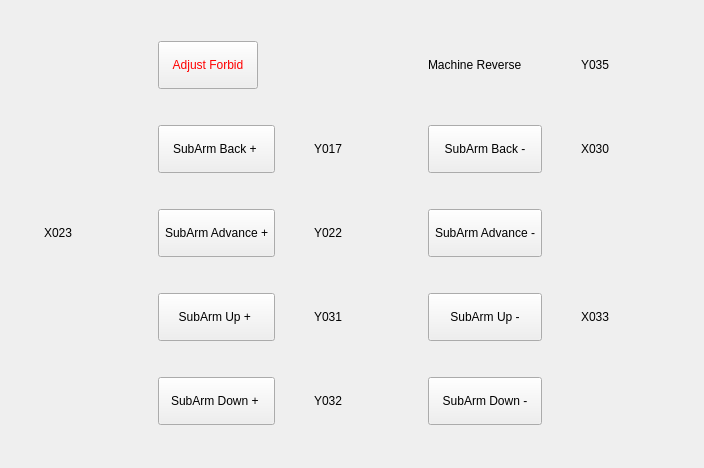
<?xml version="1.0" encoding="UTF-8"?>
<ui version="4.0">
 <class>HCManualAdjustFrame</class>
 <widget class="QWidget" name="HCManualAdjustFrame">
  <property name="geometry">
   <rect>
    <x>0</x>
    <y>0</y>
    <width>704</width>
    <height>468</height>
   </rect>
  </property>
  <property name="windowTitle">
   <string>Form</string>
  </property>
  <property name="styleSheet">
   <string notr="true">QMessageBox QAbstractButton
{
    min-width: 90px;
	min-height:30px;
}
</string>
  </property>
  <layout class="QGridLayout" name="gridLayout">
   <item row="2" column="3">
    <widget class="QLabel" name="label_y022_2">
     <property name="sizePolicy">
      <sizepolicy hsizetype="Fixed" vsizetype="Fixed">
       <horstretch>0</horstretch>
       <verstretch>0</verstretch>
      </sizepolicy>
     </property>
     <property name="layoutDirection">
      <enum>Qt::RightToLeft</enum>
     </property>
     <property name="text">
      <string>Y022</string>
     </property>
    </widget>
   </item>
   <item row="2" column="4">
    <widget class="QLabel" name="y022Status">
     <property name="sizePolicy">
      <sizepolicy hsizetype="Fixed" vsizetype="Fixed">
       <horstretch>0</horstretch>
       <verstretch>0</verstretch>
      </sizepolicy>
     </property>
     <property name="maximumSize">
      <size>
       <width>16777215</width>
       <height>100</height>
      </size>
     </property>
     <property name="layoutDirection">
      <enum>Qt::LeftToRight</enum>
     </property>
     <property name="text">
      <string/>
     </property>
     <property name="pixmap">
      <pixmap resource="../custom_widgets/iciomonitor/iciomonitor.qrc">:/resource/ledgray(16).png</pixmap>
     </property>
     <property name="alignment">
      <set>Qt::AlignCenter</set>
     </property>
    </widget>
   </item>
   <item row="4" column="2">
    <widget class="QToolButton" name="subArmUpButton1">
     <property name="sizePolicy">
      <sizepolicy hsizetype="Preferred" vsizetype="Preferred">
       <horstretch>0</horstretch>
       <verstretch>0</verstretch>
      </sizepolicy>
     </property>
     <property name="minimumSize">
      <size>
       <width>100</width>
       <height>48</height>
      </size>
     </property>
     <property name="maximumSize">
      <size>
       <width>146</width>
       <height>16777215</height>
      </size>
     </property>
     <property name="text">
      <string>SubArm Up + </string>
     </property>
     <property name="autoRepeat">
      <bool>true</bool>
     </property>
     <property name="autoRepeatDelay">
      <number>100</number>
     </property>
    </widget>
   </item>
   <item row="5" column="2">
    <widget class="QToolButton" name="subArmDownButton1">
     <property name="sizePolicy">
      <sizepolicy hsizetype="Preferred" vsizetype="Preferred">
       <horstretch>0</horstretch>
       <verstretch>0</verstretch>
      </sizepolicy>
     </property>
     <property name="minimumSize">
      <size>
       <width>100</width>
       <height>48</height>
      </size>
     </property>
     <property name="maximumSize">
      <size>
       <width>146</width>
       <height>16777215</height>
      </size>
     </property>
     <property name="text">
      <string>SubArm Down + </string>
     </property>
     <property name="autoRepeat">
      <bool>true</bool>
     </property>
     <property name="autoRepeatDelay">
      <number>100</number>
     </property>
    </widget>
   </item>
   <item row="2" column="5">
    <widget class="QToolButton" name="subArmAdvanceButton2">
     <property name="sizePolicy">
      <sizepolicy hsizetype="Preferred" vsizetype="Preferred">
       <horstretch>0</horstretch>
       <verstretch>0</verstretch>
      </sizepolicy>
     </property>
     <property name="minimumSize">
      <size>
       <width>100</width>
       <height>48</height>
      </size>
     </property>
     <property name="maximumSize">
      <size>
       <width>146</width>
       <height>16777215</height>
      </size>
     </property>
     <property name="text">
      <string>SubArm Advance -</string>
     </property>
     <property name="autoRepeat">
      <bool>true</bool>
     </property>
     <property name="autoRepeatDelay">
      <number>100</number>
     </property>
    </widget>
   </item>
   <item row="0" column="5">
    <widget class="QLabel" name="label_reverse">
     <property name="sizePolicy">
      <sizepolicy hsizetype="Preferred" vsizetype="Preferred">
       <horstretch>0</horstretch>
       <verstretch>0</verstretch>
      </sizepolicy>
     </property>
     <property name="minimumSize">
      <size>
       <width>60</width>
       <height>48</height>
      </size>
     </property>
     <property name="maximumSize">
      <size>
       <width>100</width>
       <height>48</height>
      </size>
     </property>
     <property name="text">
      <string>Machine Reverse</string>
     </property>
    </widget>
   </item>
   <item row="0" column="2">
    <widget class="QToolButton" name="AdjustForbidButton">
     <property name="minimumSize">
      <size>
       <width>100</width>
       <height>48</height>
      </size>
     </property>
     <property name="maximumSize">
      <size>
       <width>100</width>
       <height>16777215</height>
      </size>
     </property>
     <property name="styleSheet">
      <string notr="true">color:red</string>
     </property>
     <property name="text">
      <string>Adjust Forbid</string>
     </property>
     <property name="autoRepeat">
      <bool>true</bool>
     </property>
     <property name="autoRepeatDelay">
      <number>100</number>
     </property>
    </widget>
   </item>
   <item row="4" column="4">
    <widget class="QLabel" name="y031Status">
     <property name="sizePolicy">
      <sizepolicy hsizetype="Fixed" vsizetype="Fixed">
       <horstretch>0</horstretch>
       <verstretch>0</verstretch>
      </sizepolicy>
     </property>
     <property name="maximumSize">
      <size>
       <width>16777215</width>
       <height>100</height>
      </size>
     </property>
     <property name="layoutDirection">
      <enum>Qt::LeftToRight</enum>
     </property>
     <property name="text">
      <string/>
     </property>
     <property name="pixmap">
      <pixmap resource="../custom_widgets/iciomonitor/iciomonitor.qrc">:/resource/ledgray(16).png</pixmap>
     </property>
     <property name="alignment">
      <set>Qt::AlignCenter</set>
     </property>
    </widget>
   </item>
   <item row="4" column="5">
    <widget class="QToolButton" name="subArmUpButton2">
     <property name="sizePolicy">
      <sizepolicy hsizetype="Preferred" vsizetype="Preferred">
       <horstretch>0</horstretch>
       <verstretch>0</verstretch>
      </sizepolicy>
     </property>
     <property name="minimumSize">
      <size>
       <width>100</width>
       <height>48</height>
      </size>
     </property>
     <property name="maximumSize">
      <size>
       <width>146</width>
       <height>16777215</height>
      </size>
     </property>
     <property name="text">
      <string>SubArm Up -</string>
     </property>
     <property name="autoRepeat">
      <bool>true</bool>
     </property>
     <property name="autoRepeatDelay">
      <number>100</number>
     </property>
    </widget>
   </item>
   <item row="5" column="5">
    <widget class="QToolButton" name="subArmDownButton2">
     <property name="sizePolicy">
      <sizepolicy hsizetype="Preferred" vsizetype="Preferred">
       <horstretch>0</horstretch>
       <verstretch>0</verstretch>
      </sizepolicy>
     </property>
     <property name="minimumSize">
      <size>
       <width>100</width>
       <height>48</height>
      </size>
     </property>
     <property name="maximumSize">
      <size>
       <width>146</width>
       <height>16777215</height>
      </size>
     </property>
     <property name="text">
      <string>SubArm Down -</string>
     </property>
     <property name="autoRepeat">
      <bool>true</bool>
     </property>
     <property name="autoRepeatDelay">
      <number>100</number>
     </property>
    </widget>
   </item>
   <item row="4" column="3">
    <widget class="QLabel" name="label_y031">
     <property name="sizePolicy">
      <sizepolicy hsizetype="Fixed" vsizetype="Fixed">
       <horstretch>0</horstretch>
       <verstretch>0</verstretch>
      </sizepolicy>
     </property>
     <property name="layoutDirection">
      <enum>Qt::RightToLeft</enum>
     </property>
     <property name="text">
      <string>Y031</string>
     </property>
    </widget>
   </item>
   <item row="5" column="4">
    <widget class="QLabel" name="y032Status">
     <property name="sizePolicy">
      <sizepolicy hsizetype="Fixed" vsizetype="Fixed">
       <horstretch>0</horstretch>
       <verstretch>0</verstretch>
      </sizepolicy>
     </property>
     <property name="maximumSize">
      <size>
       <width>16777215</width>
       <height>100</height>
      </size>
     </property>
     <property name="layoutDirection">
      <enum>Qt::LeftToRight</enum>
     </property>
     <property name="text">
      <string/>
     </property>
     <property name="pixmap">
      <pixmap resource="../custom_widgets/iciomonitor/iciomonitor.qrc">:/resource/ledgray(16).png</pixmap>
     </property>
     <property name="alignment">
      <set>Qt::AlignCenter</set>
     </property>
    </widget>
   </item>
   <item row="5" column="3">
    <widget class="QLabel" name="label_y032">
     <property name="sizePolicy">
      <sizepolicy hsizetype="Fixed" vsizetype="Fixed">
       <horstretch>0</horstretch>
       <verstretch>0</verstretch>
      </sizepolicy>
     </property>
     <property name="layoutDirection">
      <enum>Qt::RightToLeft</enum>
     </property>
     <property name="text">
      <string>Y032</string>
     </property>
    </widget>
   </item>
   <item row="0" column="6">
    <widget class="QLabel" name="label_y035">
     <property name="sizePolicy">
      <sizepolicy hsizetype="Fixed" vsizetype="Fixed">
       <horstretch>0</horstretch>
       <verstretch>0</verstretch>
      </sizepolicy>
     </property>
     <property name="layoutDirection">
      <enum>Qt::RightToLeft</enum>
     </property>
     <property name="text">
      <string>Y035</string>
     </property>
    </widget>
   </item>
   <item row="0" column="7">
    <widget class="QLabel" name="y035Status">
     <property name="sizePolicy">
      <sizepolicy hsizetype="Fixed" vsizetype="Fixed">
       <horstretch>0</horstretch>
       <verstretch>0</verstretch>
      </sizepolicy>
     </property>
     <property name="maximumSize">
      <size>
       <width>16777215</width>
       <height>100</height>
      </size>
     </property>
     <property name="layoutDirection">
      <enum>Qt::LeftToRight</enum>
     </property>
     <property name="text">
      <string/>
     </property>
     <property name="pixmap">
      <pixmap resource="../custom_widgets/iciomonitor/iciomonitor.qrc">:/resource/ledgray(16).png</pixmap>
     </property>
     <property name="alignment">
      <set>Qt::AlignCenter</set>
     </property>
    </widget>
   </item>
   <item row="4" column="7">
    <widget class="QLabel" name="x033Status">
     <property name="sizePolicy">
      <sizepolicy hsizetype="Fixed" vsizetype="Fixed">
       <horstretch>0</horstretch>
       <verstretch>0</verstretch>
      </sizepolicy>
     </property>
     <property name="maximumSize">
      <size>
       <width>16777215</width>
       <height>100</height>
      </size>
     </property>
     <property name="layoutDirection">
      <enum>Qt::LeftToRight</enum>
     </property>
     <property name="text">
      <string/>
     </property>
     <property name="pixmap">
      <pixmap resource="../custom_widgets/iciomonitor/iciomonitor.qrc">:/resource/ledgray(16).png</pixmap>
     </property>
     <property name="alignment">
      <set>Qt::AlignCenter</set>
     </property>
    </widget>
   </item>
   <item row="4" column="6">
    <widget class="QLabel" name="label_x033">
     <property name="sizePolicy">
      <sizepolicy hsizetype="Fixed" vsizetype="Fixed">
       <horstretch>0</horstretch>
       <verstretch>0</verstretch>
      </sizepolicy>
     </property>
     <property name="layoutDirection">
      <enum>Qt::RightToLeft</enum>
     </property>
     <property name="text">
      <string>X033</string>
     </property>
    </widget>
   </item>
   <item row="2" column="2">
    <widget class="QToolButton" name="subArmAdvanceButton1">
     <property name="sizePolicy">
      <sizepolicy hsizetype="Preferred" vsizetype="Preferred">
       <horstretch>0</horstretch>
       <verstretch>0</verstretch>
      </sizepolicy>
     </property>
     <property name="minimumSize">
      <size>
       <width>100</width>
       <height>48</height>
      </size>
     </property>
     <property name="maximumSize">
      <size>
       <width>146</width>
       <height>16777215</height>
      </size>
     </property>
     <property name="text">
      <string>SubArm Advance +</string>
     </property>
     <property name="autoRepeat">
      <bool>true</bool>
     </property>
     <property name="autoRepeatDelay">
      <number>100</number>
     </property>
    </widget>
   </item>
   <item row="1" column="2">
    <widget class="QToolButton" name="subArmBackButton1">
     <property name="sizePolicy">
      <sizepolicy hsizetype="Preferred" vsizetype="Preferred">
       <horstretch>0</horstretch>
       <verstretch>0</verstretch>
      </sizepolicy>
     </property>
     <property name="minimumSize">
      <size>
       <width>100</width>
       <height>48</height>
      </size>
     </property>
     <property name="maximumSize">
      <size>
       <width>146</width>
       <height>16777215</height>
      </size>
     </property>
     <property name="text">
      <string>SubArm Back + </string>
     </property>
     <property name="autoRepeat">
      <bool>true</bool>
     </property>
     <property name="autoRepeatDelay">
      <number>100</number>
     </property>
    </widget>
   </item>
   <item row="1" column="5">
    <widget class="QToolButton" name="subArmBackButton2">
     <property name="sizePolicy">
      <sizepolicy hsizetype="Preferred" vsizetype="Preferred">
       <horstretch>0</horstretch>
       <verstretch>0</verstretch>
      </sizepolicy>
     </property>
     <property name="minimumSize">
      <size>
       <width>100</width>
       <height>48</height>
      </size>
     </property>
     <property name="maximumSize">
      <size>
       <width>146</width>
       <height>16777215</height>
      </size>
     </property>
     <property name="text">
      <string>SubArm Back -</string>
     </property>
     <property name="autoRepeat">
      <bool>true</bool>
     </property>
     <property name="autoRepeatDelay">
      <number>100</number>
     </property>
    </widget>
   </item>
   <item row="1" column="4">
    <widget class="QLabel" name="y017Status">
     <property name="sizePolicy">
      <sizepolicy hsizetype="Fixed" vsizetype="Fixed">
       <horstretch>0</horstretch>
       <verstretch>0</verstretch>
      </sizepolicy>
     </property>
     <property name="maximumSize">
      <size>
       <width>16777215</width>
       <height>100</height>
      </size>
     </property>
     <property name="layoutDirection">
      <enum>Qt::LeftToRight</enum>
     </property>
     <property name="text">
      <string/>
     </property>
     <property name="pixmap">
      <pixmap resource="../custom_widgets/iciomonitor/iciomonitor.qrc">:/resource/ledgray(16).png</pixmap>
     </property>
     <property name="alignment">
      <set>Qt::AlignCenter</set>
     </property>
    </widget>
   </item>
   <item row="1" column="3">
    <widget class="QLabel" name="label_y017">
     <property name="sizePolicy">
      <sizepolicy hsizetype="Fixed" vsizetype="Fixed">
       <horstretch>0</horstretch>
       <verstretch>0</verstretch>
      </sizepolicy>
     </property>
     <property name="layoutDirection">
      <enum>Qt::RightToLeft</enum>
     </property>
     <property name="text">
      <string>Y017</string>
     </property>
    </widget>
   </item>
   <item row="1" column="7">
    <widget class="QLabel" name="x030Status">
     <property name="sizePolicy">
      <sizepolicy hsizetype="Fixed" vsizetype="Fixed">
       <horstretch>0</horstretch>
       <verstretch>0</verstretch>
      </sizepolicy>
     </property>
     <property name="maximumSize">
      <size>
       <width>16777215</width>
       <height>100</height>
      </size>
     </property>
     <property name="layoutDirection">
      <enum>Qt::LeftToRight</enum>
     </property>
     <property name="text">
      <string/>
     </property>
     <property name="pixmap">
      <pixmap resource="../custom_widgets/iciomonitor/iciomonitor.qrc">:/resource/ledgray(16).png</pixmap>
     </property>
     <property name="alignment">
      <set>Qt::AlignCenter</set>
     </property>
    </widget>
   </item>
   <item row="1" column="6">
    <widget class="QLabel" name="label_x030">
     <property name="sizePolicy">
      <sizepolicy hsizetype="Fixed" vsizetype="Fixed">
       <horstretch>0</horstretch>
       <verstretch>0</verstretch>
      </sizepolicy>
     </property>
     <property name="layoutDirection">
      <enum>Qt::RightToLeft</enum>
     </property>
     <property name="text">
      <string>X030</string>
     </property>
    </widget>
   </item>
   <item row="2" column="1">
    <widget class="QLabel" name="x023Status">
     <property name="sizePolicy">
      <sizepolicy hsizetype="Fixed" vsizetype="Fixed">
       <horstretch>0</horstretch>
       <verstretch>0</verstretch>
      </sizepolicy>
     </property>
     <property name="maximumSize">
      <size>
       <width>16777215</width>
       <height>100</height>
      </size>
     </property>
     <property name="layoutDirection">
      <enum>Qt::LeftToRight</enum>
     </property>
     <property name="text">
      <string/>
     </property>
     <property name="pixmap">
      <pixmap resource="../custom_widgets/iciomonitor/iciomonitor.qrc">:/resource/ledgray(16).png</pixmap>
     </property>
     <property name="alignment">
      <set>Qt::AlignCenter</set>
     </property>
    </widget>
   </item>
   <item row="2" column="0">
    <widget class="QLabel" name="label_x023">
     <property name="sizePolicy">
      <sizepolicy hsizetype="Fixed" vsizetype="Fixed">
       <horstretch>0</horstretch>
       <verstretch>0</verstretch>
      </sizepolicy>
     </property>
     <property name="layoutDirection">
      <enum>Qt::RightToLeft</enum>
     </property>
     <property name="text">
      <string>X023</string>
     </property>
    </widget>
   </item>
  </layout>
 </widget>
 <resources>
  <include location="../custom_widgets/iciomonitor/iciomonitor.qrc"/>
 </resources>
 <connections/>
</ui>
